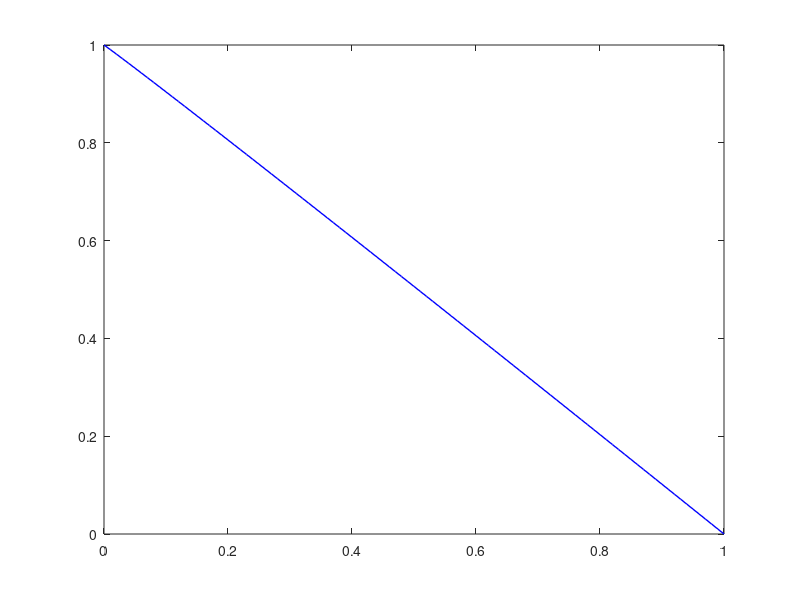

The MATLAB source for this figure: (Note: this script raises an error after producing the figure.)
hold off 
t=22;
        Ht = 0.75*sin(0.5*pi*t*0.1)+1.25;
        x1=0:0.01:1 ;
        f1=x1; 
        f2=1-f1.^Ht;
        plot(f1,f2,'b','Linewidth',1)
        hold on
       %PPSMOEAD-DE,MOEAD-DE,MOEAD-DE(RND),MOEAD-DE(B),MOEADKF,NHSS
        str = 'D:\Github\MOEADKF\MOEADKF\PF\pf_DF1_0_23.dat';
        A=importdata(str);
        F1=A(:,1)
        F2=A(:,2)
        plot(F1,F2,'r.'); %画个体
        hold on

ylabel('f2+2t');
xlabel('f1+2t');
%MOEAD-DE,MOEA/D-DE(B),MOEA/D-DE(RND),MOEA/D-DE(PPS),MOEA/D-KF
legend({'POF','MOEA/D-HSS'},'Location','northeast');
title('DF1','Fontname','黑体','Fontsize',13,'FontWeight','bold');